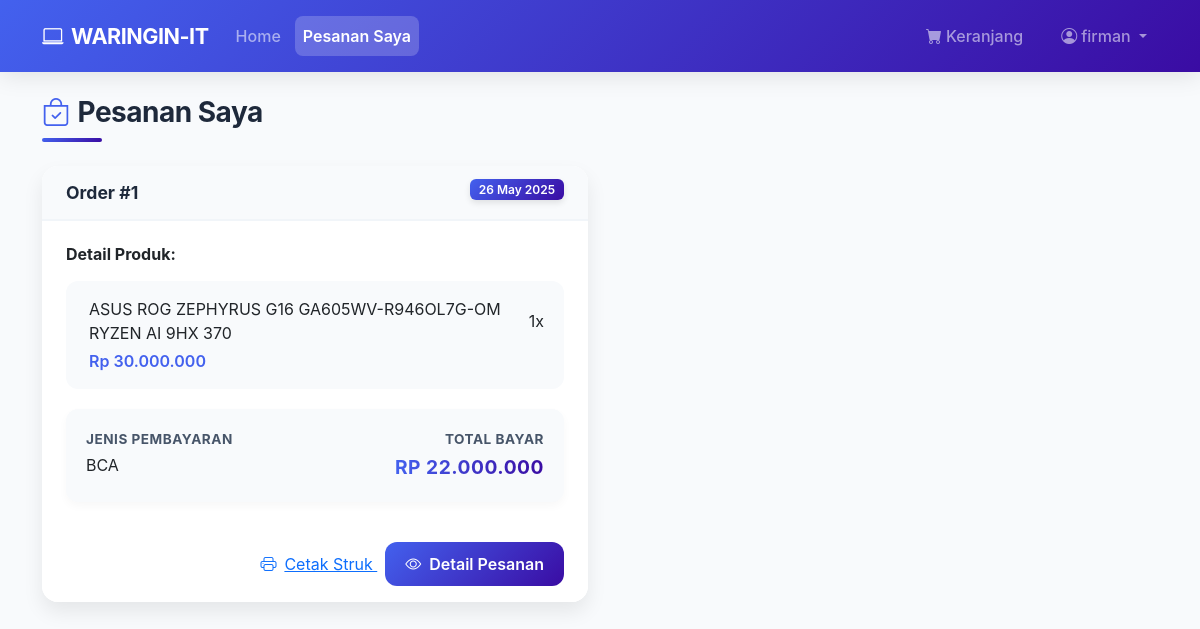
The app's page /user/orders.php (signed in) with its own data.
### tables this page shows
CREATE TABLE `tb_user` (
  `user_id` int(11) NOT NULL,
  `nama` varchar(255) NOT NULL,
  `nama_lengkap` varchar(255) NOT NULL,
  `password` varchar(255) NOT NULL,
  `alamat` longtext DEFAULT NULL,
  `telepon` varchar(15) DEFAULT NULL,
  `photo` varchar(255) DEFAULT NULL
);

CREATE TABLE `tb_pembelian` (
  `id_pembelian` int(11) NOT NULL,
  `user_id` int(11) DEFAULT NULL,
  `pembayaran_id` int(11) DEFAULT NULL,
  `tanggal` date NOT NULL,
  `bayar` decimal(10,2) DEFAULT NULL,
  `jumlah_pembayaran` decimal(10,2) DEFAULT NULL,
  `kembalian` decimal(10,2) DEFAULT NULL,
  `penjualan_id` int(11) DEFAULT NULL
);

CREATE TABLE `tb_detail_pembelian` (
  `barang_id` int(11) NOT NULL,
  `id_pembelian` int(11) NOT NULL,
  `jumlah` int(10) DEFAULT NULL,
  `subtotal` decimal(10,2) DEFAULT NULL
);

CREATE TABLE `tb_barang` (
  `barang_id` int(11) NOT NULL,
  `merk_id` int(11) DEFAULT NULL,
  `kategori_id` int(11) DEFAULT NULL,
  `nama_barang` varchar(255) NOT NULL,
  `jenis_barang` text DEFAULT NULL,
  `gambar` varchar(255) NOT NULL,
  `harga_beli` decimal(10,2) DEFAULT NULL,
  `harga_jual` decimal(10,2) DEFAULT NULL,
  `stok` int(11) DEFAULT NULL
);

CREATE TABLE `tb_pembayaran` (
  `pembayaran_id` int(11) NOT NULL,
  `jenis_pembayaran` varchar(255) NOT NULL
);

### config/koneksi.php (called while the page is built, shortened)
<?php
$host = 'localhost';
$username = 'root';
$password = '';
$database = 'toko_db';
$conn = mysqli_connect($host, $username, $password, $database);
function query($query) {
    global $conn;
    $result = mysqli_query($conn, $query);
    $rows = [];
    if ($result) {
        while ($row = mysqli_fetch_assoc($result)) {
            $rows[] = $row;
        }
    } else {
        error_log("Query error: " . mysqli_error($conn));
    }
    return $rows;
}
?>

### user/orders.php (the view, shortened to what this page needs)
<?php
require_once '../config/koneksi.php';
$user_id = $_SESSION['user_id'];
$user = query("SELECT * FROM tb_user WHERE user_id = $user_id")[0];
$query = "SELECT p.*, pb.jenis_pembayaran
         FROM tb_pembelian p
         LEFT JOIN tb_pembayaran pb ON p.pembayaran_id = pb.pembayaran_id
         WHERE p.user_id = $user_id
         ORDER BY p.tanggal DESC";
$orders = query($query);
?>
<!DOCTYPE html>
<html lang="en">
<head>
   <link href="https://cdn.jsdelivr.net/npm/bootstrap@5.3.0/dist/css/bootstrap.min.css" rel="stylesheet">
   <link rel="stylesheet" href="https://cdn.jsdelivr.net/npm/bootstrap-icons@1.7.2/font/bootstrap-icons.css">
</head>
<body>
   <nav class="navbar navbar-expand-lg navbar-dark sticky-top">
       <div class="container">
           <a class="navbar-brand" href="index.php">
               <i class="bi bi-laptop me-2"></i>WARINGIN-IT
           </a>
           <div class="collapse navbar-collapse" id="navbarNav">
               <ul class="navbar-nav me-auto">
                   <li class="nav-item">
                       <a class="nav-link" href="index.php">Home</a>
                   </li>
                   <li class="nav-item">
                       <a class="nav-link active" href="orders.php">Pesanan Saya</a>
                   </li>
               </ul>
               <ul class="navbar-nav">
                   <li class="nav-item me-3">
                       <a class="nav-link" href="cart.php">
                           <i class="bi bi-cart-fill me-1"></i>Keranjang
                       </a>
                   </li>
                   <li class="nav-item dropdown">
                       <a class="nav-link dropdown-toggle" href="#" id="navbarDropdown" role="button" data-bs-toggle="dropdown">
                           <i class="bi bi-person-circle me-1"></i><?= $user['nama']; ?>
                       </a>
                   </li>
               </ul>
           </div>
       </div>
   </nav>
   <div class="container py-4">
       <h2 class="mb-4 fw-bold"><i class="bi bi-bag-check me-2"></i>Pesanan Saya</h2>
       <?php if (empty($orders)) : ?>
           <div class="alert alert-info d-flex align-items-center">
               <i class="bi bi-info-circle me-2"></i>
               Belum ada pesanan. <a href="index.php" class="ms-2">Belanja sekarang</a>
           </div>
       <?php else : ?>
           <div class="row">
               <?php foreach ($orders as $order) : ?>
                   <div class="col-md-6 mb-4">
                       <div class="order-card card">
                           <div class="card-header py-3">
                               <div class="d-flex justify-content-between align-items-center">
                                   <h6 class="mb-0 fw-bold">Order #<?= $order['id_pembelian']; ?></h6>
                                   <span class="badge bg-primary">
                                       <?= date('d F Y', strtotime($order['tanggal'])); ?>
                                   </span>
                               </div>
                           </div>
                           <div class="card-body">
                               <?php
                               $id_pembelian = $order['id_pembelian'];
                               $detail_query = "SELECT dp.*, b.nama_barang, b.harga_jual
                                              FROM tb_detail_pembelian dp
                                              JOIN tb_barang b ON dp.barang_id = b.barang_id
                                              WHERE dp.id_pembelian = $id_pembelian";
                               $details = query($detail_query);
                               ?>
                               <div class="mb-3">
                                   <h6 class="fw-bold mb-3">Detail Produk:</h6>
                                   <?php foreach ($details as $detail) : ?>
                                       <div class="product-list-item">
                                           <div class="d-flex justify-content-between align-items-center">
                                               <span><?= $detail['nama_barang']; ?></span>
                                               <span><?= $detail['jumlah']; ?>x</span>
                                           </div>
                                           <div class="text-primary mt-1">
                                               Rp <?= number_format($detail['harga_jual'], 0, ',', '.'); ?>
                                           </div>
                                       </div>
                                   <?php endforeach; ?>
                               </div>
                               <div class="order-meta">
                                   <div class="row g-3">
                                       <div class="col-6">
                                           <div class="fw-bold mb-1">Jenis Pembayaran</div>
                                           <div><?= $order['jenis_pembayaran']; ?></div>
                                       </div>
                                       <div class="col-6 text-end">
                                           <div class="fw-bold mb-1">Total Bayar</div>
                                           <div class="text-primary fw-bold">
                                           </div>
                                       </div>
                                   </div>
                               </div>
                           </div>
                           <div class="card-footer border-0 bg-white text-end py-3">
    <a href="print_order.php?id=<?= $order['id_pembelian']; ?>" class="btn-print me-2" target="_blank">
        <i class="bi bi-printer me-2"></i>Cetak Struk
    </a>
    <button type="button" class="btn-detail" data-bs-toggle="modal" data-bs-target="#orderDetail<?= $order['id_pembelian']; ?>">
        <i class="bi bi-eye me-2"></i>Detail Pesanan
    </button>
</div>
                       </div>
                   </div>
               <?php endforeach; ?>
           </div>
       <?php endif; ?>
   </div>
</body>
</html>

### user/orders.php (style rules this page uses)
:root { --primary-color: #4361ee; --primary-gradient: linear-gradient(135deg, #4361ee, #3a0ca3); --secondary-color: #3a0ca3; --accent-color: #4cc9f0; --hover-color: #3b82f6; --success-color: #10b981; --warning-color: #f59e0b; --danger-color: #ef4444; --info-color: #3b82f6; --card-shadow: 0 10px 20px rgba(0, 0, 0, 0.08); --card-hover-shadow: 0 15px 30px rgba(67, 97, 238, 0.15); --border-radius: 16px; --transition: all 0.4s cubic-bezier(0.165, 0.84, 0.44, 1); }
body { background-color: #f8fafc; font-family: 'Inter', -apple-system, BlinkMacSystemFont, 'Segoe UI', Roboto, sans-serif; padding-bottom: 30px; color: #334155; }
.navbar { box-shadow: 0 4px 25px rgba(0, 0, 0, 0.1); background: var(--primary-gradient) !important; padding: 15px 0; backdrop-filter: blur(10px); -webkit-backdrop-filter: blur(10px); }
.navbar-brand { font-weight: 700; font-size: 1.35rem; letter-spacing: -0.5px; position: relative; }
.navbar-brand::after { content: ''; position: absolute; bottom: -5px; left: 0; width: 50%; height: 3px; background: white; border-radius: 5px; opacity: 0; transform: translateY(5px); transition: var(--transition); }
.navbar-nav .nav-link { font-weight: 500; padding: 8px 16px; margin: 0 3px; border-radius: 8px; transition: var(--transition); }
.navbar-nav .nav-link.active { background: rgba(255, 255, 255, 0.2); font-weight: 600; }
.badge { font-weight: 600; padding: 0.4em 0.75em; border-radius: 6px; position: relative; top: -3px; box-shadow: 0 3px 6px rgba(0, 0, 0, 0.1); }
.badge.bg-primary { background: var(--primary-gradient) !important; }
h2.mb-4.fw-bold { color: #1e293b; font-size: 1.75rem; letter-spacing: -0.5px; margin-bottom: 1.5rem !important; padding-bottom: 0.75rem; position: relative; }
h2.mb-4.fw-bold::after { content: ''; position: absolute; bottom: 0; left: 0; width: 60px; height: 4px; background: var(--primary-gradient); border-radius: 2px; }
h2.mb-4.fw-bold i { color: var(--primary-color); margin-right: 0.5rem; }
.order-card { border-radius: var(--border-radius); border: none; box-shadow: var(--card-shadow); transition: var(--transition); overflow: hidden; height: 100%; position: relative; z-index: 1; }
.order-card::before { content: ''; position: absolute; top: -5px; left: -5px; right: -5px; bottom: -5px; z-index: -1; background: var(--primary-gradient); border-radius: calc(var(--border-radius) + 5px); opacity: 0; transition: var(--transition); transform: scale(0.98); }
.card-header { background: #f8fafc; border-bottom: 2px solid #f1f5f9; padding: 1.25rem 1.5rem; }
.card-header h6 { font-weight: 700; color: #1e293b; margin: 0; font-size: 1.1rem; }
.card-body { padding: 1.5rem; }
.card-footer { background: #f8fafc; border-top: 2px solid #f1f5f9; padding: 1.25rem 1.5rem; }
.product-list-item { padding: 1rem 1.25rem; margin-bottom: 0.75rem; background: #f8fafc; border-radius: 12px; transition: var(--transition); border-left: 3px solid transparent; }
.product-list-item .text-primary { font-weight: 600; color: var(--primary-color) !important; }
.order-meta { padding: 1.25rem; background: #f8fafc; border-radius: 12px; margin-top: 1.25rem; box-shadow: 0 4px 10px rgba(0, 0, 0, 0.03); transition: var(--transition); }
.order-meta .fw-bold { color: #475569; font-size: 0.85rem; text-transform: uppercase; letter-spacing: 0.5px; }
.order-meta .text-primary { color: var(--primary-color) !important; font-size: 1.2rem; }
.btn-detail { background: var(--primary-gradient); border: none; border-radius: 12px; padding: 10px 20px; font-weight: 600; transition: var(--transition); color: white; position: relative; overflow: hidden; z-index: 1; }
.btn-detail::before { content: ''; position: absolute; top: 0; left: 0; width: 100%; height: 100%; background: linear-gradient(135deg, #3a0ca3, #4361ee); transition: var(--transition); z-index: -1; opacity: 0; }
.btn-detail i { transition: var(--transition); }
.row > * { transition: var(--transition); }
.col-md-6 { opacity: 0; animation: fadeIn 0.5s ease forwards; }
.col-md-6:nth-child(odd) { animation-delay: 0.1s; }

### records on screen
tb_user: nama "firman"
tb_pembelian: id_pembelian "1", tanggal "26 May 2025", pembayaran.jenis_pembayaran "BCA"
tb_detail_pembelian: barang.nama_barang "ASUS ROG ZEPHYRUS G16 GA605WV-R946OL7G-OM RYZEN AI 9HX 370", jumlah "1", barang.harga_jual "30.000.000"
